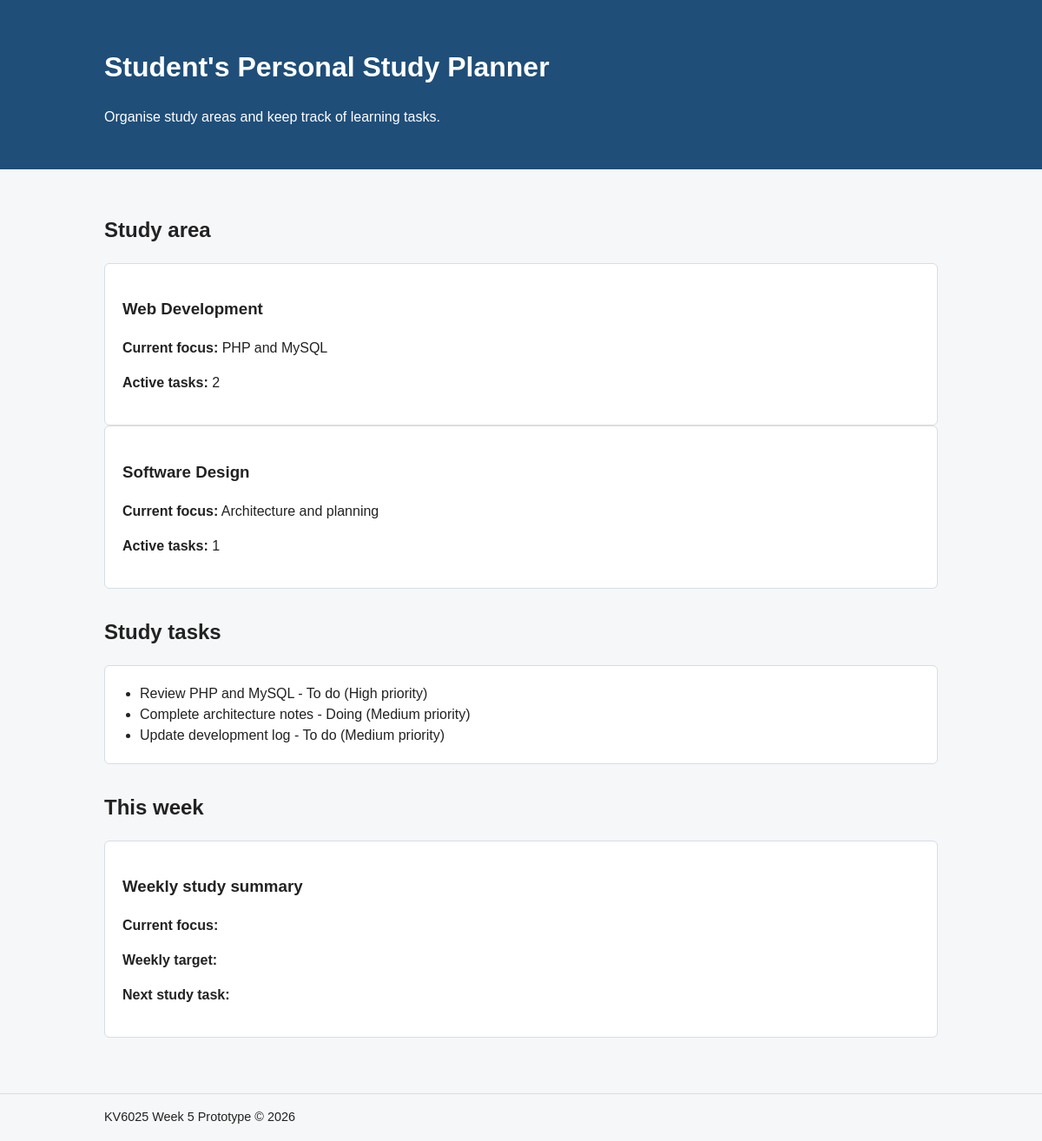
/php/index.php, run on the app's committed database.
### tables this page shows
CREATE TABLE IF NOT EXISTS study_areas (
    id INT NOT NULL AUTO_INCREMENT,
    name VARCHAR(100) NOT NULL,
    focus VARCHAR(200) NOT NULL,
    PRIMARY KEY (id)
);

CREATE TABLE IF NOT EXISTS tasks (
    id INT NOT NULL AUTO_INCREMENT,
    title VARCHAR(100) NOT NULL,
    status ENUM('To do', 'Doing', 'Done') NOT NULL,
    priority ENUM('Low', 'Medium', 'High') NOT NULL,
    area_id INT NOT NULL,
    PRIMARY KEY (id),
    FOREIGN KEY (area_id) REFERENCES study_areas(id)
);

### php/includes/data.php (called while the page is built, shortened)
<?php
$pdo = getDatabaseConnection();
$studyAreas = $pdo->query("SELECT * FROM study_areas")->fetchAll();
$tasks = $pdo->query("SELECT * FROM tasks")->fetchAll();

### php/includes/functions.php (called while the page is built)
<?php
function tasksummary($task) {
    return $task["title"] . " - "
    . $task["status"] . " ("
    . $task["priority"] . " priority)";
}
function activeTaskCount($tasks, $areaId) {
    $count = 0;
    foreach ($tasks as $task) {
        if (
            $task["area_id"] == $areaId &&
            strcasecmp($task["status"], "Done") !== 0
        ) {
            $count++;
        }
    }
    return $count;
}

### php/index.php (the view, shortened to what this page needs)
<?php
require "includes/data.php";
require "includes/functions.php";
$name = "Student";
$week = 5;
$year = date("Y");
?>
<!doctype html>
<html lang="en">
  <head>
    <link rel="stylesheet" href="styles.css" />
  </head>
  <body>
    <header class="site-header">
      <div class="container">
        <h1><?php echo $name; ?>'s Personal Study Planner</h1>
        <p>Organise study areas and keep track of learning tasks.</p>
      </div>
    </header>
    <main class="container">
      <section aria-labelledby="study-area-heading">
        <h2 id="study-area-heading">Study area</h2>
        <?php foreach ($studyAreas as $area): ?>
            <article class="card">
                <h3><?php echo htmlspecialchars($area["name"]); ?></h3>
                <p>
                    <strong>Current focus:</strong>
                     <?php echo htmlspecialchars($area["focus"]); ?>
                </p>
                <p><strong>Active tasks:</strong> <?php echo activeTaskCount($tasks, $area["id"]); ?>
            </p>
            </article>
            <?php endforeach; ?>
      </section>
      <section aria-labelledby="tasks-heading">
        <h2 id="tasks-heading">Study tasks</h2>
        <?php if (count($tasks) === 0): ?>
            <p>No study tasks available.</p>
            <?php else: ?>
                <ul class="task-list">
                    <?php foreach ($tasks as $task): ?>
        <li>
            <?php echo htmlspecialchars(taskSummary($task)); ?>
        </li>
        <?php endforeach; ?>
        </ul>
       <?php endif; ?>
      </section>
<section aria-labelledby="this-week-heading">
    <h2 id="this-week-heading">This week</h2>
    <article class="card">
        <h3>Weekly study summary</h3>
        <p><strong>Current focus:</strong>
        </p>
        <p><strong>Weekly target:</strong>
        </p>
        <p><strong>Next study task:</strong>
        </p>
    </article>
</section>
    </main>
    <footer class="site-footer">
      <div class="container">
        KV6025 Week <?php echo $week; ?> Prototype &copy; <?php echo $year; ?>
    </div>
    </footer>
  </body>
</html>

### php/styles.css (style rules this page uses)
* { box-sizing: border-box; }
body { margin: 0; font-family: Arial, sans-serif; line-height: 1.5; color: #222; background: #f5f7f9; }
.container { width: min(92%, 960px); margin: 0 auto; }
.site-header { background: #1f4e79; color: white; padding: 2rem 0; }
main { padding: 2rem 0; }
section { margin-bottom: 2rem; }
.card, .task-list { background: white; border: 1px solid #d7dde3; border-radius: 6px; padding: 1.25rem; }
.task-list { padding-left: 2.5rem; }
.site-footer { border-top: 1px solid #d7dde3; padding: 1rem 0; font-size: 0.9rem; }

### data on the page
study_areas: name "Web Development", focus "PHP and MySQL", id "2"
study_areas: name "Software Design", focus "Architecture and planning", id "1"
tasks: taskSummary($task) "Review PHP and MySQL - To do (High priority)"
tasks: taskSummary($task) "Complete architecture notes - Doing (Medium priority)"
tasks: taskSummary($task) "Update development log - To do (Medium priority)"

### other printed values
$name "Student"
$week "5"
